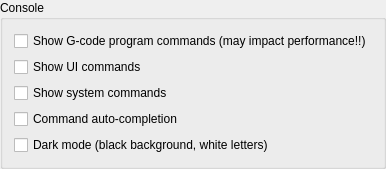
         <widget class="QGroupBox" name="grpConsole">
          <property name="title">
           <string>Console</string>
          </property>
          <layout class="QVBoxLayout" name="verticalLayout_3">
           <item>
            <widget class="QCheckBox" name="chkConsoleShowProgramCommands">
             <property name="text">
              <string>Show G-code program commands (may impact performance!!)</string>
             </property>
            </widget>
           </item>
           <item>
            <widget class="QCheckBox" name="chkConsoleShowUICommands">
             <property name="text">
              <string>Show UI commands</string>
             </property>
            </widget>
           </item>
           <item>
            <widget class="QCheckBox" name="chkConsoleShowSystemCommands">
             <property name="text">
              <string>Show system commands</string>
             </property>
            </widget>
           </item>
           <item>
            <widget class="QCheckBox" name="chkConsoleAutocompletion">
             <property name="text">
              <string>Command auto-completion</string>
             </property>
            </widget>
           </item>
           <item>
            <widget class="QCheckBox" name="chkConsoleDarkMode">
             <property name="text">
              <string>Dark mode (black background, white letters)</string>
             </property>
            </widget>
           </item>
          </layout>
         </widget>
